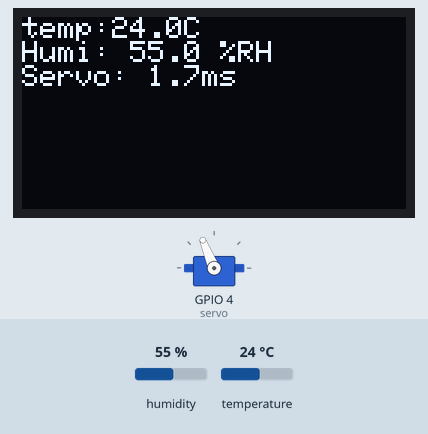
The sketch below on a simulated ESP32. Shown: 128×64 one-colour display, servo. Wiring (inferred from the names in the program): AHT10/20 sensor at I2C address 0x38. The test bench sets the inputs (shaded band); at power-on: temperature 24 °C, humidity 55 %. Servo pulses on a pin are drawn as a servo (544–2400 µs = 0–180°); what the sketch prints to the serial monitor is not drawn.

Above: at 1.7 s.
1.8 s: temperature set to 20.6 °C
At 4.0 s:
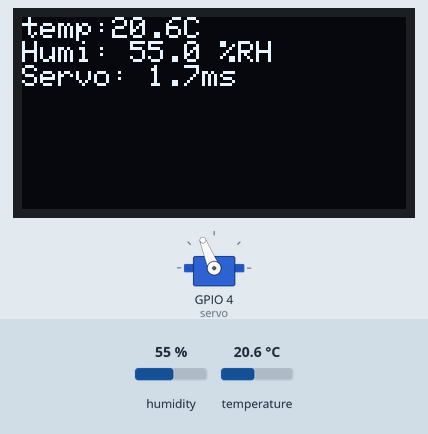
4.7 s: temperature set to 19.5 °C
At 8.6 s:
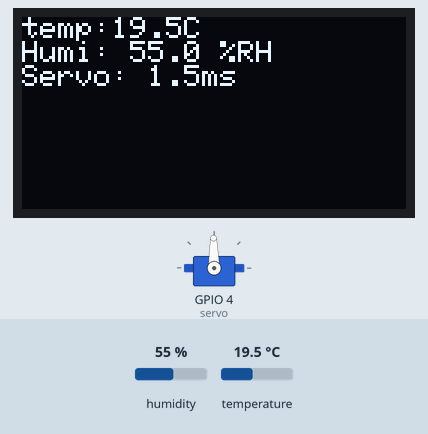
8.9 s: humidity set to 22 %
At 12.6 s:
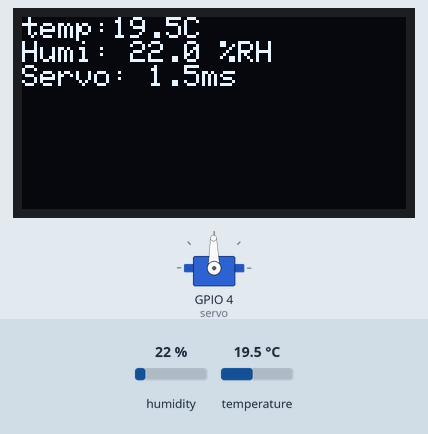
13.1 s: humidity set to 40 %
At 16.3 s:
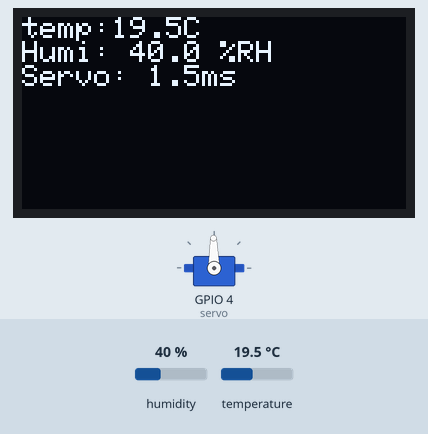
Timing chart, 0 to 17.8 s (numbered marks = the images above; inputs shaded):
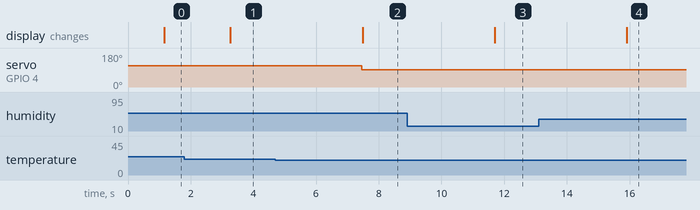

Measured:
- the behaviour switches between 20 and 19.9 °C on temperature (found by bisection; images 1 and 2)
- after the input at 1.8 s, the display: changes after 1.5 s (image 1)
- after the input at 4.7 s, servo on GPIO 4 (servo): 112° → 91° after 2.8 s; the display: changes after 2.8 s (image 2)
- after the input at 8.9 s, the display: changes after 2.8 s (image 3)
- after the input at 13.1 s, the display: changes after 2.8 s (image 4)

The sketch:

ATH20_OLED_I2C.ino
```cpp
#include <Wire.h>
#include "AHT20.h"
#include <Wire.h>
#include <Adafruit_GFX.h>
#include <Adafruit_SSD1306.h>

#include "project_conf.h"


Adafruit_SSD1306 display(SCREEN_WIDTH, SCREEN_HEIGHT, &Wire, OLED_RESET);
String text = "";

void setup() {

    Serial.begin(9600);
    Wire.begin();
    Wire.setClock(100000);
    //oled显示屏
    if (!display.begin(SSD1306_SWITCHCAPVCC, 0x3C)) {
        Serial.println("OLED 初始化失败");
        while (1);
    }

    display.clearDisplay();
    display.setTextSize(1);
    display.setTextColor(SSD1306_WHITE);
    display.setCursor(0, 0);
    display.println("OLED Ready");
    display.display();
    //舵机
    ledcAttach(servo, freq, resolution);
}

void loop() {
    //读取温湿度
    float temp, humi;

    display.clearDisplay();
    display.setCursor(0, 0);

    if (readATH20(&temp, &humi)) {
        Serial.println("温度是：");
        Serial.println(temp);
        Serial.println("C");

        display.print("temp:");
        display.print(temp, 1);
        display.println("C");

        Serial.println("湿度是");
        Serial.println(humi);
        Serial.println("%RH");

        display.print("Humi: ");
        display.print(humi, 1);
        display.println(" %RH");

    } else {
        Serial.println("Read AHT20 failed");
    }
    delay(1000);
    //控制舵机
    if (temp > 20) {
        display.println("Servo: 1.7ms");
        ledcWrite(servo, (1.7 / 20) * pow(2, resolution));

    } else {
        display.println("Servo: 1.5ms");
        ledcWrite(servo, (1.5 / 20) * pow(2, resolution));
    }
    display.display();
    delay(1000);
}
```

AHT20.cpp
```cpp
#include <Wire.h>
#include "AHT20.h"

#define ATH20_ADDR 0X38

bool readATH20(float *temperature, float *humidity) {
    uint8_t data[7];

    //发送测试命令
    Wire.beginTransmission(ATH20_ADDR);
    Wire.write(0xAC);
    Wire.write(0x33);
    Wire.write(0x00);
    if (Wire.endTransmission() != 0) {
        return false;
    }
    //等待80ms
    delay(80);

    //读取温湿度
    Wire.requestFrom(ATH20_ADDR, 7);
    if (Wire.available() < 7) {
        return false;
    }
    for (int i = 0; i < 7; i++) {
        data[i] = Wire.read();
    }
    //判断Status的状态
    if (data[0] & 0x80) {
        return false;
    }

    //拼接数据
    uint32_t rawhumidity = ((uint32_t) data[1] << 12 | (uint32_t) data[2] << 4 | (uint32_t) data[3] >> 4);
    uint32_t rawtemperature = (((uint32_t) data[3] & 0x0F) << 16 | (uint32_t) data[4] << 8 | (uint32_t) data[5]);

    //处理数据
    *humidity = rawhumidity * 100.0 / 1048576.0;
    *temperature = rawtemperature / 1048576.0 * 200.0 - 50.0;

    return true;
}
```

AHT20.h
```cpp
#ifndef AHT20_H
#define AHT20_H

#include <Arduino.h>

bool readATH20(float *temperature, float *humidity);

#endif
```

OLEDinit.cpp
```cpp
#include "OLEDinit.h"

#include <Arduino.h>
#include <Wire.h>
#include <Adafruit_GFX.h>
#include <Adafruit_SSD1306.h>

#define SCREEN_WIDTH 128
#define SCREEN_HEIGHT 64
#define OLED_RESET -1

Adafruit_SSD1306 display(SCREEN_WIDTH, SCREEN_HEIGHT, &Wire, OLED_RESET);

void OLEDinit() {
    if (!display.begin(SSD1306_SWITCHCAPVCC, 0x3C)) {
        Serial.println("OLED init failed");
        while (true);
    }

    display.clearDisplay();
    display.display();
}

void showOLEDReady() {
    display.clearDisplay();
    display.setTextSize(1);
    display.setTextColor(SSD1306_WHITE);
    display.setCursor(0, 0);
    display.println("OLED Ready");
    display.display();
}

void showSensorData(float temp, float humi) {
    display.clearDisplay();
    display.setTextSize(1);
    display.setTextColor(SSD1306_WHITE);

    display.setCursor(0, 0);
    display.print("Temp: ");
    display.print(temp);
    display.println(" C");

    display.setCursor(0, 16);
    display.print("Humi: ");
    display.print(humi);
    display.println(" %");

    display.display();
}
```

OLEDinit.h
```cpp
#ifndef OLEDINIT_H
#define OLEDINIT_H

void OLEDinit();

void showOLEDReady();

void showSensorData(float temperature, float humidity);

#endif
```

project_conf.h
```cpp
#ifndef PROJECT_CONF_H
#define PROJECT_CONF_H

#define SCREEN_WIDTH 128
#define SCREEN_HEIGHT 64
#define OLED_RESET -1
#define ATH20_ADDR 0X38
#define freq 50
#define servo 4
#define resolution 10

#endif
```
